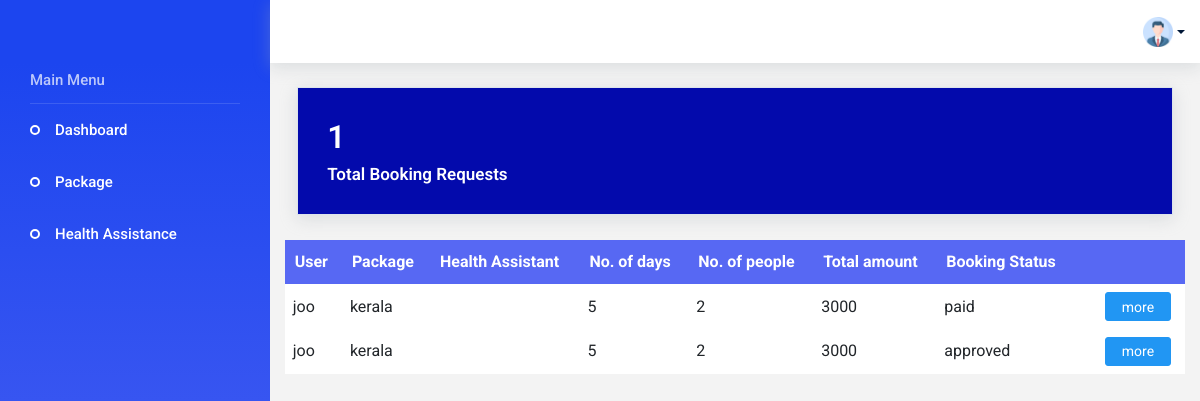
The page /agencyindex (signed in) on the database as committed earlier.
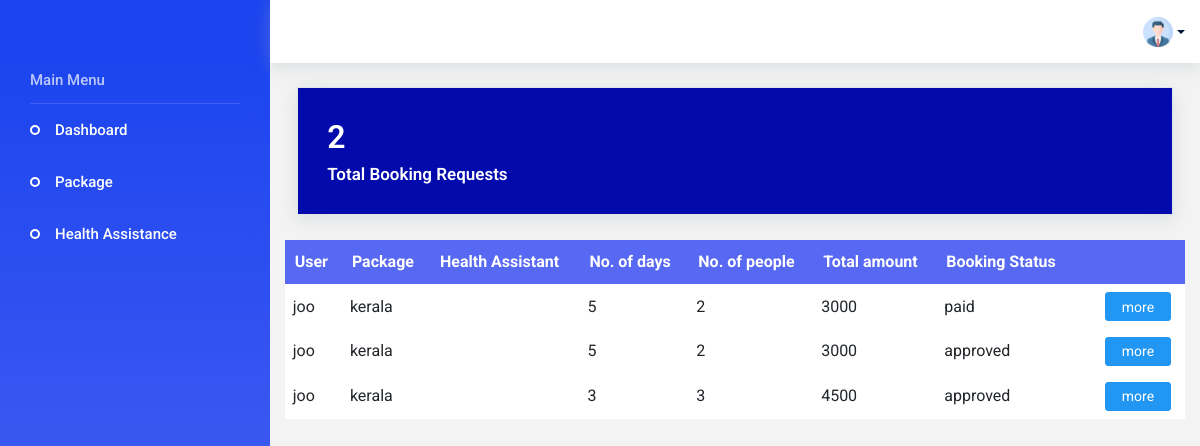
The same page on the database as committed later.
### app/models.py (models this page shows, shortened)
class Booking(models.Model):
    booking_status = (
        ('booked', 'booked'),
        ('pending', 'pending'),
        ('reject', 'reject'),
        ('paid', 'paid'),
        ('approved', 'approved')
    )
    user_id = models.ForeignKey(CustomUser, on_delete=models.CASCADE)
    package_id = models.ForeignKey(Package, on_delete=models.CASCADE)
    name = models.CharField(max_length=50)
    no_of_people = models.IntegerField()
    booking_date = models.DateField()
    date = models.DateTimeField(auto_now_add=True)
    HealthAssistant_id = models.ForeignKey(HealthAssistant, on_delete=models.CASCADE,null=True)
    status = models.CharField(choices=booking_status, default='pending', max_length=50)
    total_amount = models.IntegerField()
    rating = models.IntegerField(null=True, blank=True)
    review = models.CharField(max_length=200, null=True, blank=True)

class CustomUser(AbstractUser):
    register_status = (
        ('approve', 'approve'),
        ('pending', 'pending'),
        ('reject', 'reject'),
    )
    phone_number = models.CharField(max_length=10)
    user_type = models.CharField(max_length=100)
    status = models.CharField(choices=register_status, default='pending', max_length=50)

class Package(models.Model):
    user_id = models.ForeignKey(CustomUser, on_delete=models.CASCADE)
    package_name = models.CharField(max_length=100)
    img1 = models.FileField(upload_to='package')
    img2 = models.FileField(upload_to='package')
    expiry_date = models.DateField()
    price = models.IntegerField()
    no_of_days = models.IntegerField()
    no_of_night = models.IntegerField()
    source = models.CharField(max_length=50)
    destination = models.CharField(max_length=50)
    description = models.CharField(max_length=200)
    is_active = models.BooleanField(default=False)

### app/views.py (the view)
# urls.py: path('agencyindex', views.agencyindex, name="agencyindex"),
@cache_control(no_cache=True, must_revalidate=True, no_store=True)
@login_required(login_url=Login)
def agencyindex(request):
    User = CustomUser.objects.get(id=request.user.id)
    booking_data = Booking.objects.filter(package_id__user_id=request.user.id).order_by('-status')
    pending_bookings_count = Booking.objects.filter(status='pending').count()
    context = {
        'bookings':booking_data,
        'User':User,
        'pending_bookings_count':pending_bookings_count
    }
    return render(request, 'Agency/index.html', context)

### template/Agency/index.html (shortened to what the changed rows need)
<!DOCTYPE html>
<html lang="en">
<head>
  {% load static %}
  <link rel="stylesheet" href="{% static 'css/materialdesignicons.min.css' %}">
  <link rel="stylesheet" href=".{% static 'css/ionicons.css' %}">
  <link rel="stylesheet" href="{% static 'css/flag-icon.min.css' %}">
  <link rel="stylesheet" href="{% static 'css/vendor.bundle.base.css' %}">
  <link rel="stylesheet" href="{% static 'css/vendor.bundle.addons.css' %}">
  <link rel="stylesheet" href="https://cdnjs.cloudflare.com/ajax/libs/font-awesome/4.7.0/css/font-awesome.min.css">
  <link rel="stylesheet" href="{% static 'css/style.css' %}">
  <link rel="stylesheet" href="{% static 'css/style1.css' %}">
</head>
<body>
  <div class="container-scroller">
    <div class="container-fluid page-body-wrapper">
      {% block content %}
      <div class="main-panel">
        <div class="content-wrapper">
          <div class="row">
            <div class="col-md-12   grid-margin average-price-card">
              <div class="card text-white  ">
                <div class="card-body">
                  <div class="d-flex justify-content-between pb-2 align-items-center">
                    <h2 class="font-weight-semibold mb-0">{{ pending_bookings_count }}</h2>
                  </div>
                </div>
              </div>
            </div>
                  <table class="mytable table-hover">
                    <thead>
                      <tr>
                        <th>User</th>
                        <th>Package</th>
                        <th>Health Assistant</th>
                        <th>No. of days</th>
                        <th>No. of people</th>
                        <th>Total amount</th>
                        <th>Booking Status</th>
                        <th></th>
                        <th></th>
                      </tr>
                    </thead>
                    <tbody>
                      {% for booking in bookings %}
                    <tr>
                      <td>{{ booking.user_id.username }}</td>
                      <td>{{ booking.package_id.package_name }}</td>
                      <td>{{ booking.HealthAssistant_id.first_name }}</td>
                      <td>{{ booking.package_id.no_of_days }}</td>
                      <td>{{ booking.no_of_people }}</td>
                      <td>{{ booking.total_amount }}</td>
                      <td>{{ booking.status }}</td>
                      <td>
                      </td>
                      <td>
                        {% if booking.status%}
                        <a href="{% url 'rating' id=booking.id %}" class="btn btn-primary">
                          more
                        </a>
                      {% endif %}
                      </td>
                    </tr>
                    {% endfor %}
                    </tbody>
                  </table>
                </div>
              </div>
            </div>
    </div>
  </div>
  {% endblock %}
</body>
</html>

Rows that differ between the two databases and show on the page:
added Booking: user_id.username "joo", package_id.package_name "kerala", package_id.no_of_days "3", no_of_people "3", total_amount "4500", status "approved", shows "more"
Other text that changed with them:
{{ pending_bookings_count }}: "1" → "2"
